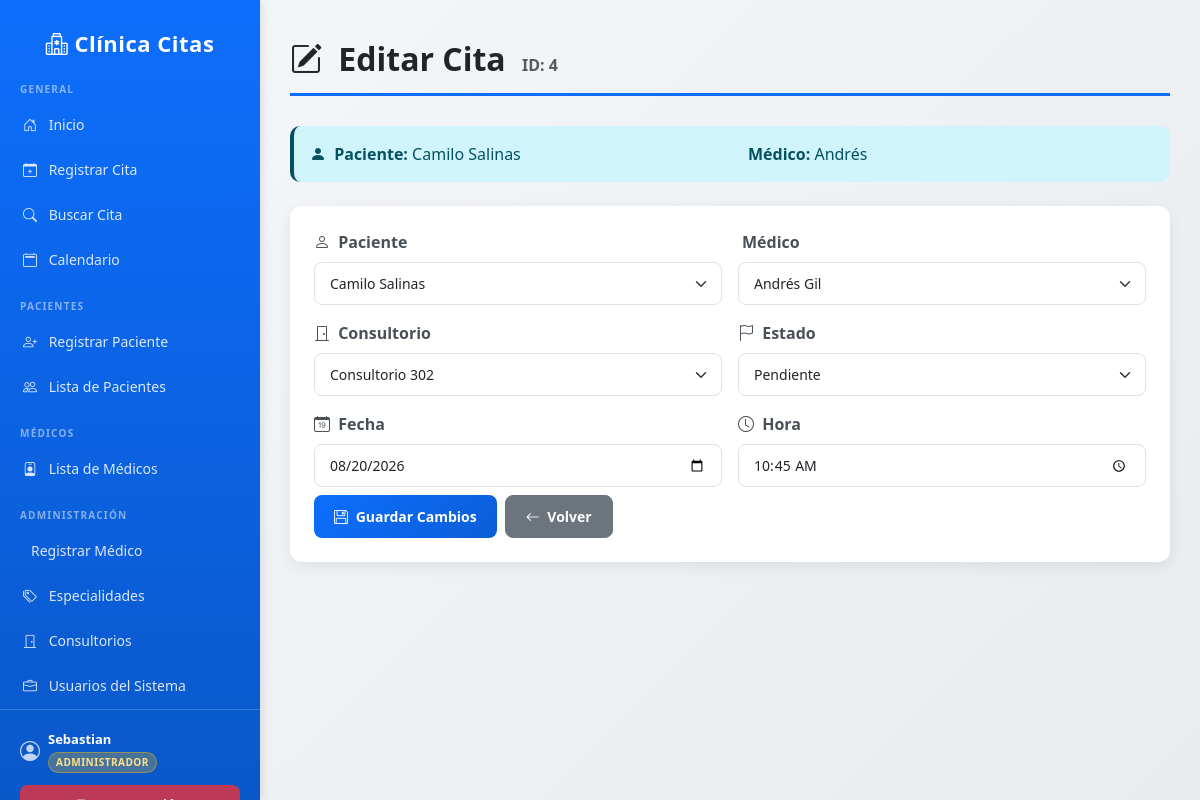
The page /citas/editar_cita.php?id=4 (signed in) on the database its author committed.
### tables this page shows
CREATE TABLE `cita` (
  `id_cita` int NOT NULL AUTO_INCREMENT,
  `id_paciente` int NOT NULL,
  `id_medico` int NOT NULL,
  `id_consultorio` int NOT NULL,
  `id_empleado` int NOT NULL,
  `fecha` date NOT NULL,
  `hora` time NOT NULL,
  `estado` varchar(20) DEFAULT 'Pendiente',
  PRIMARY KEY (`id_cita`),
  KEY `id_paciente` (`id_paciente`),
  KEY `id_medico` (`id_medico`),
  KEY `id_consultorio` (`id_consultorio`),
  KEY `id_empleado` (`id_empleado`),
  CONSTRAINT `cita_ibfk_1` FOREIGN KEY (`id_paciente`) REFERENCES `paciente` (`id_paciente`) ON DELETE CASCADE ON UPDATE CASCADE,
  CONSTRAINT `cita_ibfk_2` FOREIGN KEY (`id_medico`) REFERENCES `medico` (`id_medico`) ON DELETE CASCADE ON UPDATE CASCADE,
  CONSTRAINT `cita_ibfk_3` FOREIGN KEY (`id_consultorio`) REFERENCES `consultorio` (`id_consultorio`) ON DELETE CASCADE ON UPDATE CASCADE,
  CONSTRAINT `cita_ibfk_4` FOREIGN KEY (`id_empleado`) REFERENCES `empleado` (`id_empleado`) ON DELETE CASCADE ON UPDATE CASCADE
);

CREATE TABLE `paciente` (
  `id_paciente` int NOT NULL AUTO_INCREMENT,
  `nombre` varchar(50) NOT NULL,
  `apellido` varchar(50) NOT NULL,
  `cedula` varchar(20) NOT NULL,
  `telefono` varchar(20) DEFAULT NULL,
  `direccion` varchar(100) DEFAULT NULL,
  `correo` varchar(100) DEFAULT NULL,
  `fecha_nacimiento` date DEFAULT NULL,
  PRIMARY KEY (`id_paciente`),
  UNIQUE KEY `cedula` (`cedula`)
);

CREATE TABLE `medico` (
  `id_medico` int NOT NULL AUTO_INCREMENT,
  `nombre` varchar(50) NOT NULL,
  `apellido` varchar(50) NOT NULL,
  `cedula` varchar(20) NOT NULL,
  `telefono` varchar(20) DEFAULT NULL,
  `correo` varchar(100) DEFAULT NULL,
  `id_especialidad` int DEFAULT NULL,
  PRIMARY KEY (`id_medico`),
  UNIQUE KEY `cedula` (`cedula`),
  KEY `id_especialidad` (`id_especialidad`),
  CONSTRAINT `medico_ibfk_1` FOREIGN KEY (`id_especialidad`) REFERENCES `especialidad` (`id_especialidad`) ON DELETE SET NULL ON UPDATE CASCADE
);

### src/citas/editar_cita.php (the view, shortened to what this page needs)
<?php include "../includes/plantilla.php"; ?>
<?php include "../config/db_connect.php"; ?>
<?php
$id_cita = intval($_GET['id']);
function getCita($conn, $id_cita)
{
    $sql = "SELECT c.id_cita, c.id_paciente, c.id_medico, c.id_consultorio,
                   c.fecha, c.hora, c.estado,
                   p.nombre   AS nombre_paciente,
                   p.apellido AS apellido_paciente,
                   m.nombre   AS nombre_medico
            FROM cita c
            INNER JOIN paciente p ON c.id_paciente = p.id_paciente
            INNER JOIN medico   m ON c.id_medico   = m.id_medico
            WHERE c.id_cita = $id_cita";
    $res = $conn->query($sql);
    return ($res && $res->num_rows > 0) ? $res->fetch_assoc() : null;
}
$datos = getCita($conn, $id_cita);
$pacientes    = $conn->query("SELECT id_paciente, CONCAT(nombre,' ',apellido) AS nombre FROM paciente ORDER BY nombre");
$medicos      = $conn->query("SELECT id_medico, CONCAT(nombre,' ',apellido) AS nombre FROM medico ORDER BY nombre");
$consultorios = $conn->query("SELECT id_consultorio, numero FROM consultorio ORDER BY numero");
?>
<h1 class="page-title">
    <i class="bi bi-pencil-square me-2"></i> Editar Cita
    <small class="fs-6 text-muted ms-2">ID: <?= $id_cita ?></small>
</h1>
<div class="alert alert-info mb-4">
    <div class="row">
        <div class="col-md-6">
            <i class="bi bi-person-fill me-1"></i>
            <strong>Paciente:</strong>
            <?= htmlspecialchars($datos['nombre_paciente'] . ' ' . $datos['apellido_paciente']) ?>
        </div>
        <div class="col-md-6">
            <strong>Médico:</strong>
            <?= htmlspecialchars($datos['nombre_medico']) ?>
        </div>
    </div>
</div>
<div class="card">
    <div class="card-body p-4">
        <form method="POST" action="editar_cita.php?id=<?= $id_cita ?>">
            <div class="row g-3">
                <div class="col-md-6">
                    <label class="form-label">
                        <i class="bi bi-person me-1"></i> Paciente
                    </label>
                    <select name="id_paciente" class="form-select" required>
                        <?php while ($r = $pacientes->fetch_assoc()): ?>
                            <option value="<?= (int)$r['id_paciente'] ?>"
                                <?= (int)$r['id_paciente'] === (int)$datos['id_paciente'] ? 'selected' : '' ?>>
                                <?= htmlspecialchars($r['nombre']) ?>
                            </option>
                        <?php endwhile; ?>
                    </select>
                </div>
                <div class="col-md-6">
                    <label class="form-label">
                        <i class="bi bi-stethoscope me-1"></i> Médico
                    </label>
                    <select name="id_medico" class="form-select" required>
                        <?php while ($r = $medicos->fetch_assoc()): ?>
                            <option value="<?= (int)$r['id_medico'] ?>"
                                <?= (int)$r['id_medico'] === (int)$datos['id_medico'] ? 'selected' : '' ?>>
                                <?= htmlspecialchars($r['nombre']) ?>
                            </option>
                        <?php endwhile; ?>
                    </select>
                </div>
                <div class="col-md-6">
                    <label class="form-label">
                        <i class="bi bi-door-closed me-1"></i> Consultorio
                    </label>
                    <select name="id_consultorio" class="form-select" required>
                        <?php while ($r = $consultorios->fetch_assoc()): ?>
                            <option value="<?= (int)$r['id_consultorio'] ?>"
                                <?= (int)$r['id_consultorio'] === (int)$datos['id_consultorio'] ? 'selected' : '' ?>>
                                Consultorio <?= htmlspecialchars($r['numero']) ?>
                            </option>
                        <?php endwhile; ?>
                    </select>
                </div>
                <div class="col-md-6">
                    <label class="form-label">
                        <i class="bi bi-flag me-1"></i> Estado
                    </label>
                    <select name="estado" class="form-select" required>
                        <option value="Pendiente" <?= $datos['estado'] === 'Pendiente'  ? 'selected' : '' ?>>Pendiente</option>
                    </select>
                </div>
                <div class="col-md-6">
                    <label class="form-label">
                        <i class="bi bi-calendar-date me-1"></i> Fecha
                    </label>
                    <input type="date"
                        name="fecha"
                        class="form-control"
                        value="<?= htmlspecialchars($datos['fecha']) ?>"
                        required>
                </div>
                <div class="col-md-6">
                    <label class="form-label">
                        <i class="bi bi-clock me-1"></i> Hora
                    </label>
                    <input type="time"
                        name="hora"
                        class="form-control"
                        value="<?= htmlspecialchars($datos['hora']) ?>"
                        required>
                </div>
                <div class="col-12 d-flex gap-2 mt-2">
                    <button type="submit" name="guardar" class="btn btn-primary">
                        <i class="bi bi-floppy me-1"></i> Guardar Cambios
                    </button>
                    <a href="/citas/buscar_cita.php" class="btn btn-secondary">
                        <i class="bi bi-arrow-left me-1"></i> Volver
                    </a>
                </div>
            </div>
        </form>
    </div>
</div>
</main>
</div>
</body>
</html>

### src/includes/plantilla.php (style rules this page uses)
:root { --primary-color: #0d6efd; --secondary-color: #6c757d; --success-color: #198754; --danger-color: #dc3545; --warning-color: #ffc107; --info-color: #0dcaf0; }
body { font-family: 'Segoe UI', Tahoma, Geneva, Verdana, sans-serif; background: linear-gradient(135deg, #f5f7fa 0%, #e9ecef 100%); min-height: 100vh; }
.page-title { font-size: 32px; font-weight: 700; color: #212529; margin-bottom: 30px; padding-bottom: 15px; border-bottom: 3px solid #0d6efd; }
.card { border: none; box-shadow: 0 4px 15px rgba(0,0,0,0.08); border-radius: 12px; margin-bottom: 20px; transition: transform 0.3s ease, box-shadow 0.3s ease; }
.form-label { font-weight: 600; color: #495057; margin-bottom: 8px; }
.form-control, .form-select { border: 1px solid #dee2e6; border-radius: 8px; padding: 10px 15px; font-size: 14px; }
.btn { border-radius: 8px; font-weight: 600; padding: 10px 20px; font-size: 14px; transition: all 0.3s ease; }
.btn-primary { background: linear-gradient(135deg, #0d6efd 0%, #0b5ed7 100%); border: none; }
.alert { border: none; border-radius: 10px; border-left: 4px solid; }

### rows shown on the page
cita: id_paciente.apellido "Camilo Salinas", id_medico.nombre "Andrés", id_paciente "Camilo Salinas", id_medico "Andrés Gil", id_consultorio "Consultorio 302", estado "Pendiente", fecha "08/20/2026", hora "10:45:00"

### other values the page prints
$_SESSION['nombre'] "Sebastian"
$id_cita "4"
